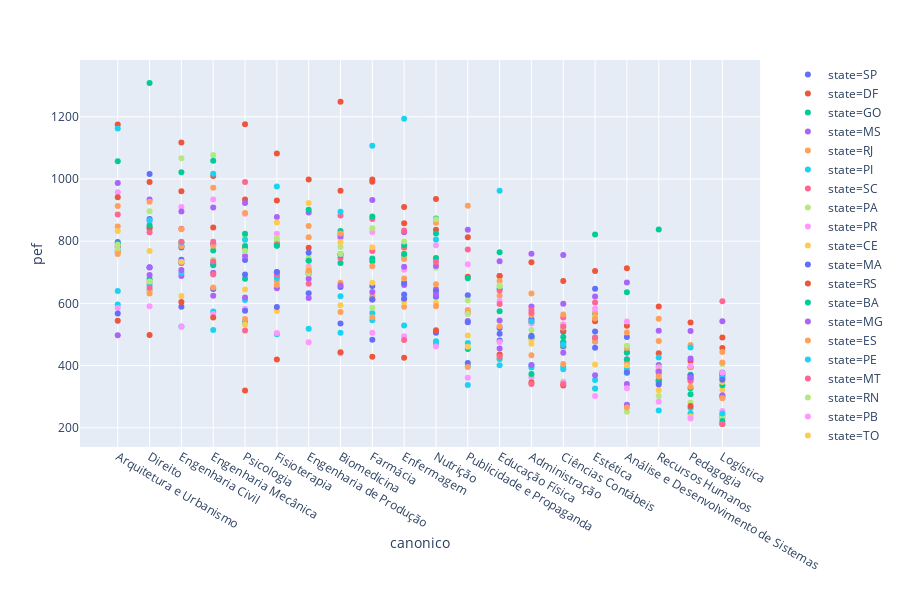

The notebook cell this image was saved under:
### Code cell
df = spark.sql("""WITH base as(
select distinct
    offers.university_id AS university_id,
    universities.name AS ies,
    offers.id AS offer_id,
    offers.course_id AS course_id,
    offers.discount_percentage,
    offers.visible,
    offers.offered_price,
    university_offers.full_price,
    campuses.city,
    campuses.state,
    courses.name AS curso,
    clean.name AS canonico,
    courses.kind,
    courses.level,
    courses.shift,
    pre_enrollment_fees.value,
    pre_enrollment_fees.original_value, 
    fee_experiment_alternatives.name AS alternative,
    fee_experiment_alternatives.id AS id_alternative,
    fee_experiment_alternatives.ratio,
    pre_enrollment_fees.value/university_offers.full_price AS pef_full,
    courses.digital_admission
    

from querobolsa_production.offers
    join querobolsa_production.university_offers on university_offers.id=offers.university_offer_id
    join querobolsa_production.pre_enrollment_fees on pre_enrollment_fees.offer_id=offers.id
    join querobolsa_production.courses on courses.id=offers.course_id
    join querobolsa_production.universities on universities.id = offers.university_id
    join querobolsa_production.levels on courses.level = levels.name
    join querobolsa_production.kinds on courses.kind = kinds.name
    join querobolsa_production.experiment_pre_enrollment_fees on pre_enrollment_fees.id = experiment_pre_enrollment_fees.pre_enrollment_fee_id
    join querobolsa_production.fee_experiment_alternatives on fee_experiment_alternatives.id = experiment_pre_enrollment_fees.fee_experiment_alternative_id
    join querobolsa_production.campuses ON courses.campus_id = campuses.id
    join querobolsa_production.canonical_courses can ON courses.canonical_course_id = can.id
    join querobolsa_production.canonical_courses clean ON clean.id = can.clean_canonical_course_id

where
    1=1
    and pre_enrollment_fees.enabled
    and offers.enabled
    and offers.visible
    and fee_experiment_alternatives.ratio <> 0
    and levels.parent_id = 1
    and kinds.parent_id = 1
    and fee_experiment_alternatives.name IN ('baseline')
    and clean.id IN (2,10,14,34,48,115,121,140,153,170,192,211,214,217,257,288,869,341,346,356)
  
      
order by
1,17
),

base_ordem AS(
SELECT
canonico,
AVG(value) AS pef_geral
FROM
base
GROUP BY
1
)

SELECT
state,
base.canonico,
base_ordem.pef_geral,
AVG(value) AS pef,
AVG(original_value) AS pef_o


FROM
base
JOIN
base_ordem ON base.canonico = base_ordem.canonico

GROUP BY
1,2,3

ORDER BY
3 desc""").toPandas()

fig = px.scatter(df, x='canonico', y='pef', color='state')
fig.show()

### Figure 1 — Plotly figure (JSON) as saved in the notebook; plotly's stock layout.template omitted (floating-point values rounded to 4 significant figures)
{"data": [{"hoverlabel": {"namelength": 0}, "hovertemplate": "state=SP<br>canonico=%{x}<br>pef=%{y}", "legendgroup": "state=SP", "marker": {"color": "#636efa", "symbol": "circle"}, "mode": "markers", "name": "state=SP", "showlegend": true, "type": "scatter", "x": ["Arquitetura e Urbanismo", "Direito", "Engenharia Civil", "Engenharia Mecânica", "Psicologia", "Fisioterapia", "Engenharia de Produção", "Biomedicina", "Farmácia", "Enfermagem", "Nutrição", "Publicidade e Propaganda", "Educação Física", "Administração", "Ciências Contábeis", "Estética", "Análise e Desenvolvimento de Sistemas", "Recursos Humanos", "Pedagogia", "Logística"], "xaxis": "x", "y": [781.5, 715.9, 740.1, 727.3, 739.9, 700.0, 701.3, 652.9, 656.1, 628.6, 621.5, 626.2, 520.6, 549.0, 509.0, 509.7, 442.3, 382.1, 394.3, 372.2], "yaxis": "y"}, {"hoverlabel": {"namelength": 0}, "hovertemplate": "state=DF<br>canonico=%{x}<br>pef=%{y}", "legendgroup": "state=DF", "marker": {"color": "#EF553B", "symbol": "circle"}, "mode": "markers", "name": "state=DF", "showlegend": true, "type": "scatter", "x": ["Arquitetura e Urbanismo", "Direito", "Engenharia Civil", "Engenharia Mecânica", "Psicologia", "Fisioterapia", "Engenharia de Produção", "Biomedicina", "Farmácia", "Enfermagem", "Nutrição", "Publicidade e Propaganda", "Educação Física", "Administração", "Ciências Contábeis", "Estética", "Análise e Desenvolvimento de Sistemas", "Recursos Humanos", "Pedagogia", "Logística"], "xaxis": "x", "y": [1175.0, 990.6, 1117.0, 844.0, 1176.0, 930.9, 779.1, 962.2, 991.2, 857.9, 836.5, 812.9, 688.1, 540.1, 511.7, 703.7, 527.7, 439.5, 414.8, 456.8], "yaxis": "y"}, {"hoverlabel": {"namelength": 0}, "hovertemplate": "state=GO<br>canonico=%{x}<br>pef=%{y}", "legendgroup": "state=GO", "marker": {"color": "#00cc96", "symbol": "circle"}, "mode": "markers", "name": "state=GO", "showlegend": true, "type": "scatter", "x": ["Arquitetura e Urbanismo", "Direito", "Engenharia Civil", "Engenharia Mecânica", "Psicologia", "Fisioterapia", "Engenharia de Produção", "Biomedicina", "Farmácia", "Enfermagem", "Nutrição", "Publicidade e Propaganda", "Educação Física", "Administração", "Ciências Contábeis", "Estética", "Análise e Desenvolvimento de Sistemas", "Recursos Humanos", "Pedagogia", "Logística"], "xaxis": "x", "y": [769.9, 678.2, 729.5, 722.8, 679.2, 795.2, 738.4, 729.5, 735.1, 752.7, 873.3, 453.5, 647.1, 485.9, 458.5, 567.1, 441.9, 349.1, 307.8, 377.8], "yaxis": "y"}, {"hoverlabel": {"namelength": 0}, "hovertemplate": "state=MS<br>canonico=%{x}<br>pef=%{y}", "legendgroup": "state=MS", "marker": {"color": "#ab63fa", "symbol": "circle"}, "mode": "markers", "name": "state=MS", "showlegend": true, "type": "scatter", "x": ["Arquitetura e Urbanismo", "Direito", "Engenharia Civil", "Engenharia Mecânica", "Psicologia", "Fisioterapia", "Engenharia de Produção", "Biomedicina", "Farmácia", "Enfermagem", "Nutrição", "Publicidade e Propaganda", "Educação Física", "Administração", "Ciências Contábeis", "Estética", "Análise e Desenvolvimento de Sistemas", "Recursos Humanos", "Pedagogia", "Logística"], "xaxis": "x", "y": [765.2, 715.3, 688.1, 698.4, 752.5, 685.4, 679.4, 821.9, 611.8, 659.0, 645.5, 543.7, 545.2, 589.7, 598.7, 477.0, 340.6, 401.7, 422.4, 365.4], "yaxis": "y"}, {"hoverlabel": {"namelength": 0}, "hovertemplate": "state=RJ<br>canonico=%{x}<br>pef=%{y}", "legendgroup": "state=RJ", "marker": {"color": "#FFA15A", "symbol": "circle"}, "mode": "markers", "name": "state=RJ", "showlegend": true, "type": "scatter", "x": ["Arquitetura e Urbanismo", "Direito", "Engenharia Civil", "Engenharia Mecânica", "Psicologia", "Fisioterapia", "Engenharia de Produção", "Biomedicina", "Farmácia", "Enfermagem", "Nutrição", "Publicidade e Propaganda", "Educação Física", "Administração", "Ciências Contábeis", "Estética", "Análise e Desenvolvimento de Sistemas", "Recursos Humanos", "Pedagogia", "Logística"], "xaxis": "x", "y": [913.3, 668.2, 796.9, 971.6, 785.4, 672.3, 812.4, 572.5, 622.6, 589.4, 661.7, 914.3, 624.9, 632.0, 531.8, 569.9, 456.7, 479.0, 394.8, 443.3], "yaxis": "y"}, {"hoverlabel": {"namelength": 0}, "hovertemplate": "state=PI<br>canonico=%{x}<br>pef=%{y}", "legendgroup": "state=PI", "marker": {"color": "#19d3f3", "symbol": "circle"}, "mode": "markers", "name": "state=PI", "showlegend": true, "type": "scatter", "x": ["Arquitetura e Urbanismo", "Direito", "Engenharia Civil", "Engenharia Mecânica", "Psicologia", "Fisioterapia", "Engenharia de Produção", "Biomedicina", "Farmácia", "Enfermagem", "Nutrição", "Publicidade e Propaganda", "Educação Física", "Administração", "Ciências Contábeis", "Estética", "Análise e Desenvolvimento de Sistemas", "Recursos Humanos", "Pedagogia", "Logística"], "xaxis": "x", "y": [639.4, 642.3, 697.7, 574.1, 610.6, 681.4, 695.7, 623.1, 568.7, 613.3, 470.3, 398.2, 401.2, 400.6, 387.9, 353.9, 388.9, 383.7, 245.7, 359.2], "yaxis": "y"}, {"hoverlabel": {"namelength": 0}, "hovertemplate": "state=SC<br>canonico=%{x}<br>pef=%{y}", "legendgroup": "state=SC", "marker": {"color": "#FF6692", "symbol": "circle"}, "mode": "markers", "name": "state=SC", "showlegend": true, "type": "scatter", "x": ["Arquitetura e Urbanismo", "Direito", "Engenharia Civil", "Engenharia Mecânica", "Psicologia", "Fisioterapia", "Engenharia de Produção", "Biomedicina", "Farmácia", "Enfermagem", "Nutrição", "Publicidade e Propaganda", "Educação Física", "Administração", "Ciências Contábeis", "Estética", "Análise e Desenvolvimento de Sistemas", "Recursos Humanos", "Pedagogia", "Logística"], "xaxis": "x", "y": [784.2, 839.7, 730.8, 693.1, 777.9, 693.0, 662.8, 746.0, 768.8, 779.0, 744.6, 570.0, 641.3, 579.0, 554.4, 602.9, 420.3, 343.9, 353.5, 606.9], "yaxis": "y"}, {"hoverlabel": {"namelength": 0}, "hovertemplate": "state=PA<br>canonico=%{x}<br>pef=%{y}", "legendgroup": "state=PA", "marker": {"color": "#B6E880", "symbol": "circle"}, "mode": "markers", "name": "state=PA", "showlegend": true, "type": "scatter", "x": ["Arquitetura e Urbanismo", "Direito", "Engenharia Civil", "Engenharia Mecânica", "Psicologia", "Fisioterapia", "Engenharia de Produção", "Biomedicina", "Farmácia", "Enfermagem", "Nutrição", "Publicidade e Propaganda", "Educação Física", "Administração", "Ciências Contábeis", "Estética", "Análise e Desenvolvimento de Sistemas", "Recursos Humanos", "Pedagogia", "Logística"], "xaxis": "x", "y": [773.8, 896.2, 794.2, 740.2, 817.4, 800.8, 745.0, 781.3, 585.9, 746.7, 714.5, 609.0, 655.5, 514.4, 522.0, 478.8, 464.1, 394.4, 361.6, 405.1], "yaxis": "y"}, {"hoverlabel": {"namelength": 0}, "hovertemplate": "state=PR<br>canonico=%{x}<br>pef=%{y}", "legendgroup": "state=PR", "marker": {"color": "#FF97FF", "symbol": "circle"}, "mode": "markers", "name": "state=PR", "showlegend": true, "type": "scatter", "x": ["Arquitetura e Urbanismo", "Direito", "Engenharia Civil", "Engenharia Mecânica", "Psicologia", "Fisioterapia", "Engenharia de Produção", "Biomedicina", "Farmácia", "Enfermagem", "Nutrição", "Publicidade e Propaganda", "Educação Física", "Administração", "Ciências Contábeis", "Estética", "Análise e Desenvolvimento de Sistemas", "Recursos Humanos", "Pedagogia", "Logística"], "xaxis": "x", "y": [957.5, 860.9, 909.7, 933.7, 888.3, 823.6, 717.7, 809.8, 829.6, 708.2, 786.5, 725.5, 607.6, 534.9, 531.5, 582.8, 541.9, 392.0, 399.2, 376.7], "yaxis": "y"}, {"hoverlabel": {"namelength": 0}, "hovertemplate": "state=CE<br>canonico=%{x}<br>pef=%{y}", "legendgroup": "state=CE", "marker": {"color": "#FECB52", "symbol": "circle"}, "mode": "markers", "name": "state=CE", "showlegend": true, "type": "scatter", "x": ["Arquitetura e Urbanismo", "Direito", "Engenharia Civil", "Engenharia Mecânica", "Psicologia", "Fisioterapia", "Engenharia de Produção", "Biomedicina", "Farmácia", "Enfermagem", "Nutrição", "Publicidade e Propaganda", "Educação Física", "Administração", "Ciências Contábeis", "Estética", "Análise e Desenvolvimento de Sistemas", "Recursos Humanos", "Pedagogia", "Logística"], "xaxis": "x", "y": [761.7, 641.7, 734.1, 647.7, 644.9, 575.1, 711.1, 594.1, 666.2, 604.2, 601.9, 496.5, 420.5, 470.0, 457.0, 325.0, 378.8, 320.4, 236.1, 321.9], "yaxis": "y"}, {"hoverlabel": {"namelength": 0}, "hovertemplate": "state=MA<br>canonico=%{x}<br>pef=%{y}", "legendgroup": "state=MA", "marker": {"color": "#636efa", "symbol": "circle"}, "mode": "markers", "name": "state=MA", "showlegend": true, "type": "scatter", "x": ["Arquitetura e Urbanismo", "Direito", "Engenharia Civil", "Engenharia Mecânica", "Psicologia", "Fisioterapia", "Engenharia de Produção", "Biomedicina", "Farmácia", "Enfermagem", "Nutrição", "Publicidade e Propaganda", "Educação Física", "Administração", "Ciências Contábeis", "Estética", "Análise e Desenvolvimento de Sistemas", "Recursos Humanos", "Pedagogia", "Logística"], "xaxis": "x", "y": [797.5, 871.6, 780.0, 790.1, 693.2, 701.2, 763.2, 756.7, 613.0, 666.2, 638.1, 408.1, 480.3, 495.6, 462.6, 647.0, 491.9, 354.0, 359.3, 300.5], "yaxis": "y"}, {"hoverlabel": {"namelength": 0}, "hovertemplate": "state=RS<br>canonico=%{x}<br>pef=%{y}", "legendgroup": "state=RS", "marker": {"color": "#EF553B", "symbol": "circle"}, "mode": "markers", "name": "state=RS", "showlegend": true, "type": "scatter", "x": ["Arquitetura e Urbanismo", "Direito", "Engenharia Civil", "Engenharia Mecânica", "Psicologia", "Fisioterapia", "Engenharia de Produção", "Biomedicina", "Farmácia", "Enfermagem", "Nutrição", "Publicidade e Propaganda", "Educação Física", "Administração", "Ciências Contábeis", "Estética", "Análise e Desenvolvimento de Sistemas", "Recursos Humanos", "Pedagogia", "Logística"], "xaxis": "x", "y": [941.4, 843.7, 960.2, 1009.0, 933.8, 1082.0, 998.7, 1248.0, 998.6, 909.6, 935.9, 685.9, 687.7, 731.9, 671.6, 542.8, 712.8, 590.1, 538.1, 490.2], "yaxis": "y"}, {"hoverlabel": {"namelength": 0}, "hovertemplate": "state=BA<br>canonico=%{x}<br>pef=%{y}", "legendgroup": "state=BA", "marker": {"color": "#00cc96", "symbol": "circle"}, "mode": "markers", "name": "state=BA", "showlegend": true, "type": "scatter", "x": ["Arquitetura e Urbanismo", "Direito", "Engenharia Civil", "Engenharia Mecânica", "Psicologia", "Fisioterapia", "Engenharia de Produção", "Biomedicina", "Farmácia", "Enfermagem", "Nutrição", "Publicidade e Propaganda", "Educação Física", "Administração", "Ciências Contábeis", "Estética", "Análise e Desenvolvimento de Sistemas", "Recursos Humanos", "Pedagogia", "Logística"], "xaxis": "x", "y": [792.9, 850.6, 784.8, 770.4, 783.3, 784.9, 737.3, 758.4, 744.4, 787.2, 745.8, 680.7, 574.3, 492.0, 491.9, 489.4, 419.2, 351.3, 370.3, 336.7], "yaxis": "y"}, {"hoverlabel": {"namelength": 0}, "hovertemplate": "state=MG<br>canonico=%{x}<br>pef=%{y}", "legendgroup": "state=MG", "marker": {"color": "#ab63fa", "symbol": "circle"}, "mode": "markers", "name": "state=MG", "showlegend": true, "type": "scatter", "x": ["Arquitetura e Urbanismo", "Direito", "Engenharia Civil", "Engenharia Mecânica", "Psicologia", "Fisioterapia", "Engenharia de Produção", "Biomedicina", "Farmácia", "Enfermagem", "Nutrição", "Publicidade e Propaganda", "Educação Física", "Administração", "Ciências Contábeis", "Estética", "Análise e Desenvolvimento de Sistemas", "Recursos Humanos", "Pedagogia", "Logística"], "xaxis": "x", "y": [986.8, 934.1, 895.4, 908.6, 922.8, 877.4, 892.5, 815.2, 932.5, 828.9, 720.5, 837.1, 735.4, 759.3, 755.9, 622.1, 667.1, 511.9, 511.2, 542.7], "yaxis": "y"}, {"hoverlabel": {"namelength": 0}, "hovertemplate": "state=ES<br>canonico=%{x}<br>pef=%{y}", "legendgroup": "state=ES", "marker": {"color": "#FFA15A", "symbol": "circle"}, "mode": "markers", "name": "state=ES", "showlegend": true, "type": "scatter", "x": ["Arquitetura e Urbanismo", "Direito", "Engenharia Civil", "Engenharia Mecânica", "Psicologia", "Fisioterapia", "Engenharia de Produção", "Biomedicina", "Farmácia", "Enfermagem", "Nutrição", "Publicidade e Propaganda", "Educação Física", "Administração", "Ciências Contábeis", "Estética", "Análise e Desenvolvimento de Sistemas", "Recursos Humanos", "Pedagogia", "Logística"], "xaxis": "x", "y": [846.9, 927.1, 783.8, 785.4, 890.5, 788.1, 848.7, 666.6, 719.5, 742.8, 859.3, 578.5, 671.6, 562.6, 564.2, 479.2, 506.7, 550.2, 466.2, 410.0], "yaxis": "y"}, {"hoverlabel": {"namelength": 0}, "hovertemplate": "state=PE<br>canonico=%{x}<br>pef=%{y}", "legendgroup": "state=PE", "marker": {"color": "#19d3f3", "symbol": "circle"}, "mode": "markers", "name": "state=PE", "showlegend": true, "type": "scatter", "x": ["Arquitetura e Urbanismo", "Direito", "Engenharia Civil", "Engenharia Mecânica", "Psicologia", "Fisioterapia", "Engenharia de Produção", "Biomedicina", "Farmácia", "Enfermagem", "Nutrição", "Publicidade e Propaganda", "Educação Física", "Administração", "Ciências Contábeis", "Estética", "Análise e Desenvolvimento de Sistemas", "Recursos Humanos", "Pedagogia", "Logística"], "xaxis": "x", "y": [596.6, 658.9, 525.8, 514.3, 539.8, 501.0, 518.1, 505.7, 545.5, 528.8, 478.0, 472.9, 421.2, 394.0, 396.1, 326.5, 375.8, 255.2, 263.8, 241.0], "yaxis": "y"}, {"hoverlabel": {"namelength": 0}, "hovertemplate": "state=MT<br>canonico=%{x}<br>pef=%{y}", "legendgroup": "state=MT", "marker": {"color": "#FF6692", "symbol": "circle"}, "mode": "markers", "name": "state=MT", "showlegend": true, "type": "scatter", "x": ["Arquitetura e Urbanismo", "Direito", "Engenharia Civil", "Engenharia Mecânica", "Psicologia", "Fisioterapia", "Engenharia de Produção", "Biomedicina", "Farmácia", "Enfermagem", "Nutrição", "Publicidade e Propaganda", "Educação Física", "Administração", "Ciências Contábeis", "Estética", "Análise e Desenvolvimento de Sistemas", "Recursos Humanos", "Pedagogia", "Logística"], "xaxis": "x", "y": [885.5, 829.0, 840.0, 734.9, 990.1, 790.4, 695.1, 882.6, 871.3, 834.0, 733.0, 773.2, 598.1, 569.7, 524.7, 490.6, 405.1, 375.3, 350.3, 232.7], "yaxis": "y"}, {"hoverlabel": {"namelength": 0}, "hovertemplate": "state=RN<br>canonico=%{x}<br>pef=%{y}", "legendgroup": "state=RN", "marker": {"color": "#B6E880", "symbol": "circle"}, "mode": "markers", "name": "state=RN", "showlegend": true, "type": "scatter", "x": ["Arquitetura e Urbanismo", "Direito", "Engenharia Civil", "Engenharia Mecânica", "Psicologia", "Fisioterapia", "Engenharia de Produção", "Biomedicina", "Farmácia", "Enfermagem", "Nutrição", "Publicidade e Propaganda", "Educação Física", "Administração", "Ciências Contábeis", "Estética", "Análise e Desenvolvimento de Sistemas", "Recursos Humanos", "Pedagogia", "Logística"], "xaxis": "x", "y": [788.4, 670.6, 1067.0, 1077.0, 768.8, 809.8, 696.6, 758.9, 841.4, 799.3, 870.9, 565.8, 657.5, 363.7, 349.1, 553.5, 251.4, 302.3, 281.0, 235.2], "yaxis": "y"}, {"hoverlabel": {"namelength": 0}, "hovertemplate": "state=PB<br>canonico=%{x}<br>pef=%{y}", "legendgroup": "state=PB", "marker": {"color": "#FF97FF", "symbol": "circle"}, "mode": "markers", "name": "state=PB", "showlegend": true, "type": "scatter", "x": ["Arquitetura e Urbanismo", "Direito", "Engenharia Civil", "Engenharia Mecânica", "Psicologia", "Fisioterapia", "Engenharia de Produção", "Biomedicina", "Farmácia", "Enfermagem", "Nutrição", "Publicidade e Propaganda", "Educação Física", "Administração", "Ciências Contábeis", "Estética", "Análise e Desenvolvimento de Sistemas", "Recursos Humanos", "Pedagogia", "Logística"], "xaxis": "x", "y": [585.4, 591.1, 525.2, 566.2, 582.4, 504.9, 475.0, 439.9, 505.7, 494.2, 461.4, 360.9, 475.5, 361.5, 345.0, 302.4, 327.1, 283.5, 229.9, 254.0], "yaxis": "y"}, {"hoverlabel": {"namelength": 0}, "hovertemplate": "state=TO<br>canonico=%{x}<br>pef=%{y}", "legendgroup": "state=TO", "marker": {"color": "#FECB52", "symbol": "circle"}, "mode": "markers", "name": "state=TO", "showlegend": true, "type": "scatter", "x": ["Arquitetura e Urbanismo", "Direito", "Engenharia Civil", "Psicologia", "Fisioterapia", "Engenharia de Produção", "Biomedicina", "Farmácia", "Enfermagem", "Publicidade e Propaganda", "Educação Física", "Administração", "Ciências Contábeis", "Estética", "Análise e Desenvolvimento de Sistemas", "Recursos Humanos", "Logística"], "xaxis": "x", "y": [833.0, 768.1, 623.3, 532, 860.1, 922.8, 796.9, 780.7, 761.2, 460.7, 434.1, 484.1, 473.4, 403.7, 401.2, 382.1, 347.0], "yaxis": "y"}, {"hoverlabel": {"namelength": 0}, "hovertemplate": "state=AM<br>canonico=%{x}<br>pef=%{y}", "legendgroup": "state=AM", "marker": {"color": "#636efa", "symbol": "circle"}, "mode": "markers", "name": "state=AM", "showlegend": true, "type": "scatter", "x": ["Arquitetura e Urbanismo", "Direito", "Engenharia Civil", "Engenharia Mecânica", "Psicologia", "Fisioterapia", "Engenharia de Produção", "Biomedicina", "Farmácia", "Enfermagem", "Nutrição", "Publicidade e Propaganda", "Educação Física", "Administração", "Ciências Contábeis", "Estética", "Análise e Desenvolvimento de Sistemas", "Recursos Humanos", "Pedagogia", "Logística"], "xaxis": "x", "y": [567.2, 1016.0, 588.8, 645.9, 576.5, 588.1, 632.4, 535.4, 482.6, 615.2, 505.8, 538.9, 502.3, 493.0, 473.5, 457.5, 378.2, 339.4, 368.2, 354.0], "yaxis": "y"}, {"hoverlabel": {"namelength": 0}, "hovertemplate": "state=RR<br>canonico=%{x}<br>pef=%{y}", "legendgroup": "state=RR", "marker": {"color": "#EF553B", "symbol": "circle"}, "mode": "markers", "name": "state=RR", "showlegend": true, "type": "scatter", "x": ["Arquitetura e Urbanismo", "Direito", "Engenharia Civil", "Engenharia Mecânica", "Psicologia", "Fisioterapia", "Biomedicina", "Farmácia", "Enfermagem", "Nutrição", "Educação Física", "Administração", "Ciências Contábeis", "Pedagogia", "Logística"], "xaxis": "x", "y": [544.0, 498.1, 604.2, 554.2, 320.1, 419.1, 442.9, 428.5, 424.7, 513.4, 435.5, 345.2, 335.9, 269.8, 212.3], "yaxis": "y"}, {"hoverlabel": {"namelength": 0}, "hovertemplate": "state=RO<br>canonico=%{x}<br>pef=%{y}", "legendgroup": "state=RO", "marker": {"color": "#00cc96", "symbol": "circle"}, "mode": "markers", "name": "state=RO", "showlegend": true, "type": "scatter", "x": ["Arquitetura e Urbanismo", "Direito", "Engenharia Civil", "Engenharia Mecânica", "Psicologia", "Fisioterapia", "Engenharia de Produção", "Biomedicina", "Farmácia", "Enfermagem", "Nutrição", "Educação Física", "Administração", "Ciências Contábeis", "Estética", "Análise e Desenvolvimento de Sistemas", "Recursos Humanos", "Pedagogia", "Logística"], "xaxis": "x", "y": [1057.0, 1308.0, 1021.0, 1059.0, 823.5, 785.7, 900.8, 832.4, 879.6, 758.6, 824.9, 764.3, 372.6, 475.9, 821.6, 635.9, 837.9, 326.9, 221.3], "yaxis": "y"}, {"hoverlabel": {"namelength": 0}, "hovertemplate": "state=SE<br>canonico=%{x}<br>pef=%{y}", "legendgroup": "state=SE", "marker": {"color": "#ab63fa", "symbol": "circle"}, "mode": "markers", "name": "state=SE", "showlegend": true, "type": "scatter", "x": ["Arquitetura e Urbanismo", "Direito", "Engenharia Civil", "Engenharia Mecânica", "Psicologia", "Fisioterapia", "Engenharia de Produção", "Biomedicina", "Farmácia", "Enfermagem", "Nutrição", "Educação Física", "Administração", "Ciências Contábeis", "Estética", "Análise e Desenvolvimento de Sistemas", "Recursos Humanos", "Pedagogia", "Logística"], "xaxis": "x", "y": [497.3, 691.5, 707.5, 624.8, 619.0, 648.7, 617.7, 657.1, 636.9, 717.7, 627.8, 455.1, 402.1, 441.4, 369.1, 274.0, 381.0, 360.5, 304.6], "yaxis": "y"}, {"hoverlabel": {"namelength": 0}, "hovertemplate": "state=AL<br>canonico=%{x}<br>pef=%{y}", "legendgroup": "state=AL", "marker": {"color": "#FFA15A", "symbol": "circle"}, "mode": "markers", "name": "state=AL", "showlegend": true, "type": "scatter", "x": ["Arquitetura e Urbanismo", "Direito", "Engenharia Civil", "Engenharia Mecânica", "Psicologia", "Fisioterapia", "Engenharia de Produção", "Biomedicina", "Farmácia", "Enfermagem", "Nutrição", "Publicidade e Propaganda", "Educação Física", "Administração", "Ciências Contábeis", "Estética", "Análise e Desenvolvimento de Sistemas", "Recursos Humanos", "Pedagogia", "Logística"], "xaxis": "x", "y": [759.0, 631.4, 838.2, 651.1, 549.7, 658.8, 706.1, 824.9, 555.6, 680.3, 590.7, 395.7, 526.4, 432.9, 404.9, 551.2, 265.3, 364.6, 331.9, 294.8], "yaxis": "y"}, {"hoverlabel": {"namelength": 0}, "hovertemplate": "state=AP<br>canonico=%{x}<br>pef=%{y}", "legendgroup": "state=AP", "marker": {"color": "#19d3f3", "symbol": "circle"}, "mode": "markers", "name": "state=AP", "showlegend": true, "type": "scatter", "x": ["Arquitetura e Urbanismo", "Direito", "Engenharia Civil", "Engenharia Mecânica", "Psicologia", "Fisioterapia", "Biomedicina", "Farmácia", "Enfermagem", "Nutrição", "Publicidade e Propaganda", "Educação Física", "Administração", "Ciências Contábeis", "Recursos Humanos", "Pedagogia", "Logística"], "xaxis": "x", "y": [1162.0, 867.5, 796.0, 1017.0, 804.5, 976.2, 894.7, 1107.0, 1194.0, 805.8, 337.1, 962.5, 542.0, 467.0, 426.1, 458.0, 245.7], "yaxis": "y"}, {"hoverlabel": {"namelength": 0}, "hovertemplate": "state=AC<br>canonico=%{x}<br>pef=%{y}", "legendgroup": "state=AC", "marker": {"color": "#FF6692", "symbol": "circle"}, "mode": "markers", "name": "state=AC", "showlegend": true, "type": "scatter", "x": ["Direito", "Engenharia Civil", "Engenharia Mecânica", "Psicologia", "Enfermagem", "Educação Física", "Administração", "Ciências Contábeis", "Logística"], "xaxis": "x", "y": [650.0, 798.4, 798.4, 512.9, 481.8, 428.3, 341, 341, 212.3], "yaxis": "y"}], "layout": {"height": 600, "legend": {"tracegroupgap": 0}, "margin": {"t": 60}, "xaxis": {"anchor": "y", "domain": [0, 0.98], "title": {"text": "canonico"}}, "yaxis": {"anchor": "x", "domain": [0, 1], "title": {"text": "pef"}}}}
